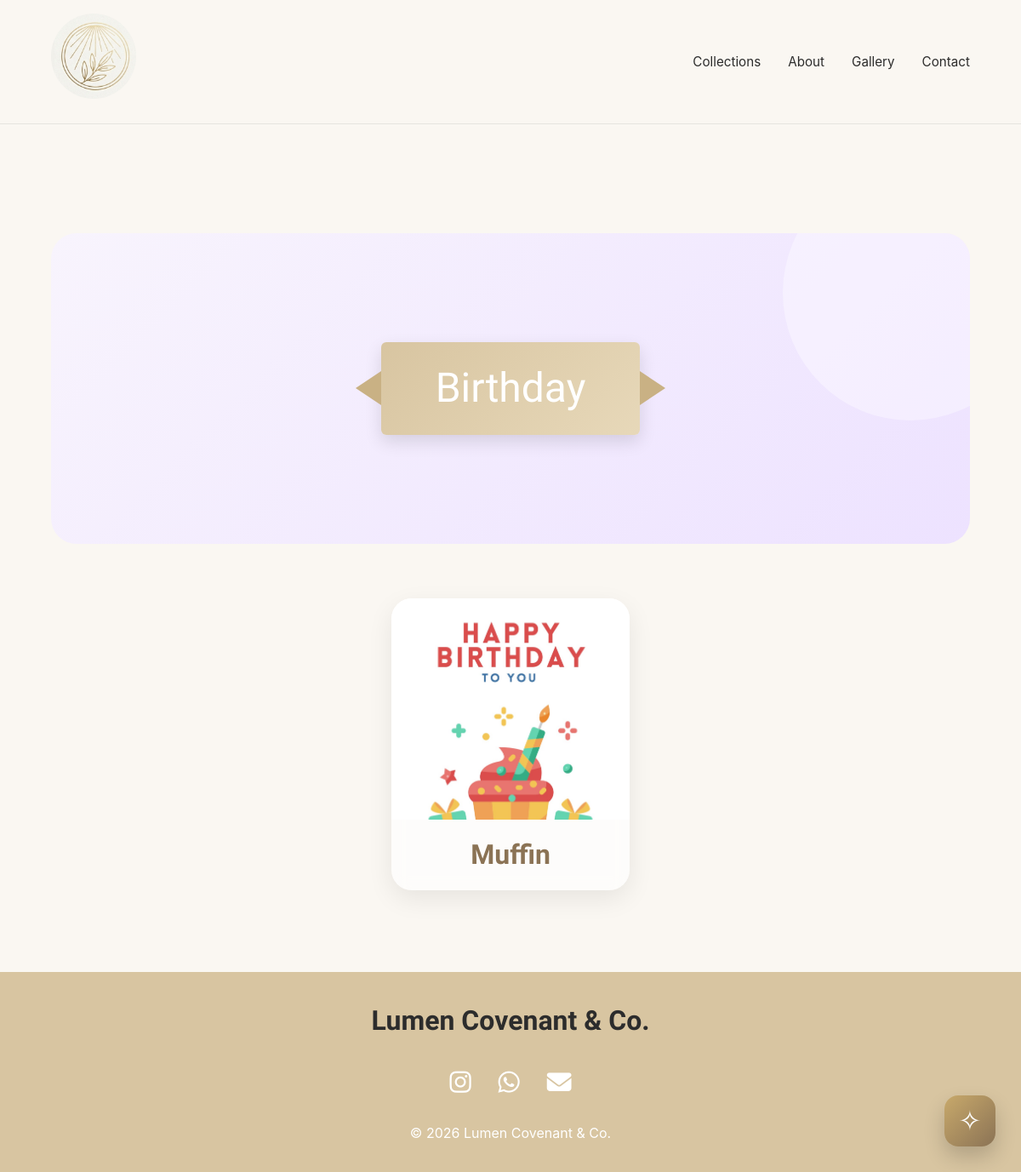
Screenshot of /collections/Birthday with the database file from the repository.
### models.py (models this page shows)
class Card(db.Model):
    id = db.Column(db.Integer, primary_key=True)
    name = db.Column(db.String(100), nullable=False)
    category = db.Column(db.String(50), nullable=False)
    slug = db.Column(db.String(120), unique=True)
    description = db.Column(db.Text)
    dimensions = db.Column(db.String(100))
    envelope = db.Column(db.String(50))
    customization = db.Column(db.String(50))
    front_image = db.Column(db.String(255))
    inside_left_image = db.Column(db.String(255))
    inside_right_image = db.Column(db.String(255))
    back_image = db.Column(db.String(255))
    price = db.Column(db.Float, default=0)
    featured = db.Column(db.Boolean, default=False)
    active = db.Column(db.Boolean, default=True)
    created_at = db.Column(
        db.DateTime,
        default=datetime.now(timezone.utc)
    )

### app.py (the view)
@app.route("/collections/<collection_name>")
def view_collection(collection_name):
    cards = Card.query.filter_by(
        category=collection_name,
        active=True
    ).all()
    return render_template("collection.html", collection_name=collection_name, cards=cards)

### templates/collection.html (shortened to what this page needs)
{% extends 'base.html' %}
{% block content %}
<section class="container">
    <section class="collection-banner">
        <div class="ribbon-wrapper">
            <div class="ribbon">{{ collection_name }}</div>
        </div>
    </section>
    {% if cards %}
    <div class="collection-grid">
        {% for card in cards %}
        <div class="collection-card card-preview" data-name="{{ card.name }}"
            data-description="{{ card.description or '' }}" data-price="{{ card.price }}"
            data-front="{{ url_for('static', filename='uploads/cards/' + card.front_image) if card.front_image else '' }}"
            data-left="{{ url_for('static', filename='uploads/cards/' + card.inside_left_image) if card.inside_left_image else '' }}"
            data-right="{{ url_for('static', filename='uploads/cards/' + card.inside_right_image) if card.inside_right_image else '' }}"
            data-back="{{ url_for('static', filename='uploads/cards/' + card.back_image) if card.back_image else '' }}">
            {% if card.front_image %}
            <img src="{{ url_for('static', filename='uploads/cards/' + card.front_image) }}" alt="{{ card.name }}">
            {% endif %}
            <h3>{{ card.name }}</h3>
        </div>
        {% endfor %}
    </div>
    {% else %}
    <div class="empty-collection">
        <h2>Collection Coming Soon</h2>
        <p> Something beautiful is being created for this collection.</p>
    </div>
    {% endif %}
</section>
{% endblock %}

### static/css/style.css (style rules this page uses)
* { margin: 0; padding: 0; box-sizing: border-box; }
html { scroll-behavior: smooth; }
body { font-family: 'Inter', sans-serif; color: #2c2c2c; background-color: #faf7f2; line-height: 1.6; }
:root { --cream: #faf7f2; --champagne: #e8dcc8; --taupe: #8b7355; --charcoal: #2c2c2c; --gold: #c8a96b; --white: #ffffff; }
h1, h2, h3, h4 { font-family: 'DM Serif Display'; font-weight: 600; color: var(--charcoal); }
h3 { font-family: 'Allura', cursive; font-size: 2rem; }
.container { width: 90%; max-width: 1200px; margin: 0 auto; }
section { padding: 6rem 0; }
.collection-grid { display: flex; flex-wrap: wrap; justify-content: center; gap: 2rem; margin-top: 3rem; }
.collection-card { width: 280px; min-width: 280px; background: rgba(255,255,255,.65); backdrop-filter: blur(10px); border-radius: 24px; overflow: hidden; box-shadow: 0 10px 30px rgba(0,0,0,.08); transition: all .35s ease; cursor: pointer; }
.collection-card img { width: 100%; height: 260px; object-fit: cover; display: block; transition: transform .4s ease; }
.collection-card h3 { min-height: 60px; display: flex; justify-content: center; text-align: center; padding: 1rem; color: var(--taupe); margin: 0; }
.collection-banner { background: linear-gradient( 135deg, #f8f4fd, #ede2ff ); border-radius: 30px; padding: 5rem 2rem; margin: 2rem auto 4rem auto; text-align: center; position: relative; overflow: hidden; }
.collection-banner::before { content: ""; position: absolute; width: 300px; height: 300px; background: rgba(255,255,255,.35); border-radius: 50%; top: -80px; right: -80px; }
.ribbon-wrapper { display: flex; justify-content: center; margin: 3rem 0; }
.ribbon { position: relative; background: linear-gradient( 135deg, #d8c5a1, #e7d8b9 ); color: white; padding: 1rem 4rem; border-radius: 6px; font-family: 'Allura', cursive; font-size: 3rem; box-shadow: 0 8px 20px rgba(0,0,0,.12); }
.ribbon::before, .ribbon::after { content: ""; position: absolute; top: 50%; width: 0; height: 0; transform: translateY(-50%); }
.ribbon::before { left: -30px; border-top: 20px solid transparent; border-bottom: 20px solid transparent; border-right: 30px solid #c9b184; }
.ribbon::after { right: -30px; border-top: 20px solid transparent; border-bottom: 20px solid transparent; border-left: 30px solid #c9b184; }

### rows the page displays
Card: category "Birthday", front_image (picture), name "Muffin"
